Frame 1 (no input): blank canvas, image omitted
Frame 60 (the mouse pressed at the canvas centre just before this capture): blank canvas, image omitted
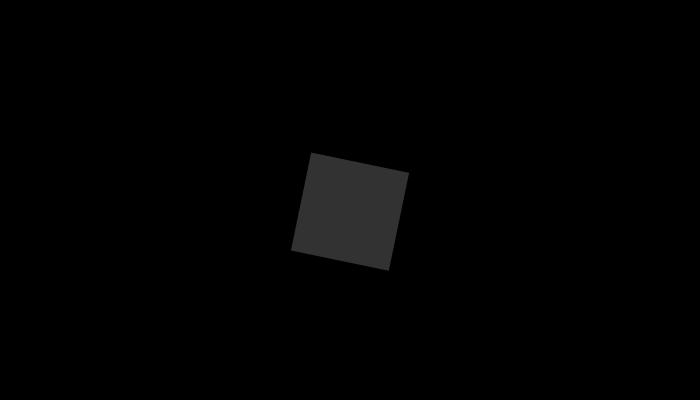
Frame 120 (the mouse held since frame 60 and released just before this capture)

The Processing sketch whose frames 1 and 60 were blank and that drew this single picture after the mouse press (run headless with seeded random() and noise(); from frame 60 on, the mouse is pressed at the canvas centre):

// Processing sketch: processing_37485
// ── processing_37485.pde

int numRect = 0;
float x = 100;
float y = 100;
float moved = 200.0;
float rot = PI/4;

float[] rectXps = new float[0];
float[] rectYps = new float[0];
float[] yOffset = new float[0];
float[] rotation = new float[0];

void setup() {
  size(700, 400);
  background(0);
  noStroke();
  fill(255, 50);
  smooth();
}

void draw() {

  int i = 0;
  background(0);
  while (i < numRect) {
    rectMode(CENTER);
    if (i<numRect-1) {
      pushMatrix();
      translate((rectXps[i]+((mouseX-width/2)+pmouseX/2)*(rectYps[i]/moved)), rectYps[i]+sin((frameCount+rectYps[i])/50.0)*100);
      rotate(rotation[i]);
      rot = rot + PI/4;
      rect(0, 0, (rectYps[i]/2.0), (rectYps[i]/2.0));
      popMatrix();
    }
    else {
      pushMatrix();
      translate(rectXps[i], rectYps[i]+sin((frameCount+rectYps[i])/50.0)*100);
      rotate(rotation[i]);
      rot = rot + PI/4;
      rect(0, 0, (rectYps[i]/2.0), (rectYps[i]/2.0));
      popMatrix();
    }
    //    rectXps[i] = rectXps[i];
    i=i+1;
  }
}

void mousePressed() {
  numRect = numRect + 1;

  rectXps = expand(rectXps, numRect);
  rectYps = expand(rectYps, numRect);
  yOffset = expand(yOffset, numRect);
  rotation = expand(rotation, numRect);

  rectXps[numRect-1] = mouseX;
  rectYps[numRect-1] = mouseY;
  yOffset[numRect-1] = random(100);
  rotation [numRect-1] = random(rot);
}

//void mouseMoved() {
//  int i = 0;
//  while (i < numRect) {
//
//    i=i+1;
//  }
//}
                                
